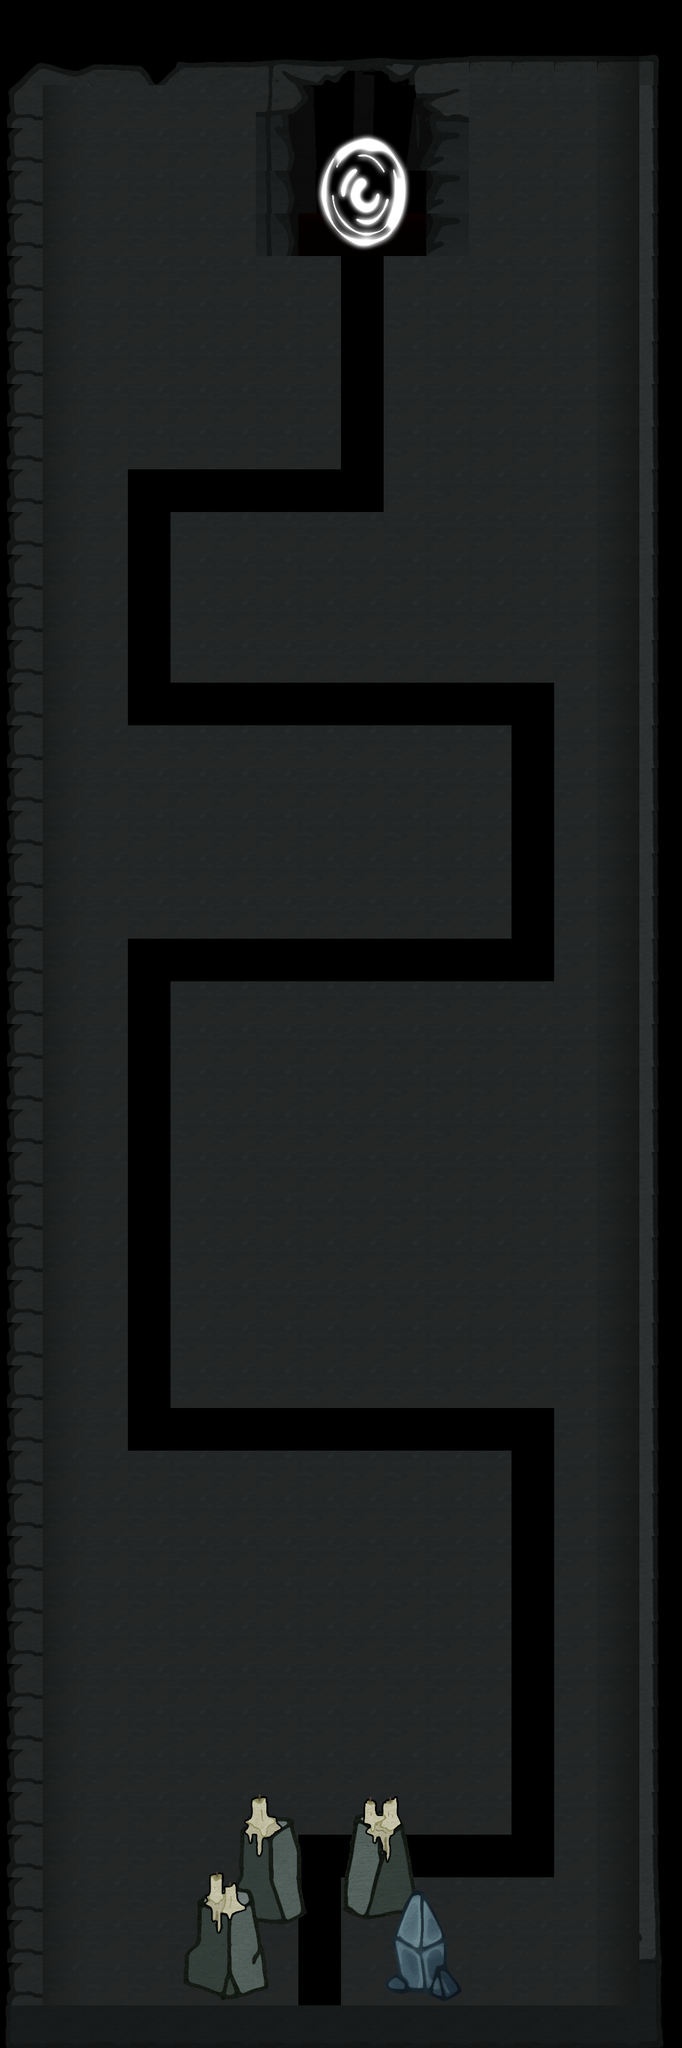

The image is a tile-based game level rendered from a .tmx file. Its description and complete source (layers, tilesets, objects, tile grids) follow:
An orthogonal 16x48 tile map with 64x64 px tiles, 2 tile layers (Movable, Objects), 2 tilesets.

<map version="1.2" tiledversion="1.2.4" orientation="orthogonal" renderorder="right-down" width="16" height="48" tilewidth="64" tileheight="64" infinite="0" nextlayerid="9" nextobjectid="13">
 <tileset firstgid="1" source="ground1.tsx" />
 <tileset firstgid="1281" source="один.tsx" />
 <layer id="6" name="Movable" width="16" height="48">
  <data encoding="csv">
0,0,0,0,0,0,0,0,0,0,0,0,0,0,0,0,
1881,1882,1883,1884,1885,1886,1887,1888,1889,1890,1891,1897,1897,1897,1897,1898,
1921,343,343,343,343,343,1927,1928,1929,1930,1931,343,343,343,343,2338,
1921,343,343,343,343,343,1967,1968,1969,1970,1971,343,343,343,343,2338,
1921,343,343,343,343,343,1967,1968,1968,1968,1971,343,343,343,343,2338,
1921,343,343,343,343,343,1967,1335,1336,1336,1971,343,343,343,343,2338,
1921,343,343,343,343,343,343,343,143,343,343,343,343,343,343,2338,
1921,343,343,343,343,343,343,343,143,343,343,343,343,343,343,2338,
1921,343,343,343,343,343,343,343,143,343,343,343,343,343,343,2338,
1921,343,343,343,343,343,343,343,143,343,343,343,343,343,343,2338,
1921,343,343,343,343,343,343,343,143,343,343,343,343,343,343,2338,
1921,343,343,143,143,143,143,143,143,343,343,343,343,343,343,2338,
1921,343,343,143,343,343,343,343,343,343,343,343,343,343,343,2338,
1921,343,343,143,343,343,343,343,343,343,343,343,343,343,343,2338,
1921,343,343,143,343,343,343,343,343,343,343,343,343,343,343,2338,
1921,343,343,143,343,343,343,343,343,343,343,343,343,343,343,2338,
1921,343,343,143,143,143,143,143,143,143,143,143,143,343,343,2338,
1921,343,343,343,343,343,343,343,343,343,343,343,143,343,343,2338,
1921,343,343,343,343,343,343,343,343,343,343,343,143,343,343,2338,
1921,343,343,343,343,343,343,343,343,343,343,343,143,343,343,2338,
1921,343,343,343,343,343,343,343,343,343,343,343,143,343,343,2338,
1921,343,343,343,343,343,343,343,343,343,343,343,143,343,343,2338,
1921,343,343,143,143,143,143,143,143,143,143,143,143,343,343,2338,
1921,343,343,143,343,343,343,343,343,343,343,343,343,343,343,2338,
1921,343,343,143,343,343,343,343,343,343,343,343,343,343,343,2338,
1921,343,343,143,343,343,343,343,343,343,343,343,343,343,343,2338,
1921,343,343,143,343,343,343,343,343,343,343,343,343,343,343,2338,
1921,343,343,143,343,343,343,343,343,343,343,343,343,343,343,2338,
1921,343,343,143,343,343,343,343,343,343,343,343,343,343,343,2338,
1921,343,343,143,343,343,343,343,343,343,343,343,343,343,343,2338,
1921,343,343,143,343,343,343,343,343,343,343,343,343,343,343,2338,
1921,343,343,143,343,343,343,343,343,343,343,343,343,343,343,2338,
1921,343,343,143,343,343,343,343,343,343,343,343,343,343,343,2338,
1921,343,343,143,143,143,143,143,143,143,143,143,143,343,343,2338,
1921,343,343,343,343,343,343,343,343,343,343,343,143,343,343,2338,
1921,343,343,343,343,343,343,343,343,343,343,343,143,343,343,2338,
1921,343,343,343,343,343,343,343,343,343,343,343,143,343,343,2338,
1921,343,343,343,343,343,343,343,343,343,343,343,143,343,343,2338,
1921,343,343,343,343,343,343,343,343,343,343,343,143,343,343,2338,
1921,343,343,343,343,343,343,343,343,343,343,343,143,343,343,2338,
1921,343,343,343,343,343,343,343,343,343,343,343,143,343,343,2338,
1921,343,343,343,343,343,343,343,343,343,343,343,143,343,343,2338,
1921,343,343,343,343,343,343,343,343,343,343,343,143,343,343,2338,
1921,343,343,343,343,343,343,143,143,143,143,143,143,343,343,2338,
1921,343,343,343,343,343,343,143,343,343,343,343,343,343,343,2378,
1921,343,343,343,343,343,343,143,343,343,343,343,343,343,343,2418,
1921,343,343,343,343,343,343,143,343,343,343,343,343,343,343,2458,
2481,2482,2482,2482,2482,2482,2482,2482,2482,2482,2482,2482,2482,2482,2482,2498
</data>
 </layer>
 <layer id="8" name="Objects" width="16" height="48">
  <data encoding="csv">
0,0,0,0,0,0,0,0,0,0,0,0,0,0,0,0,
0,0,0,0,0,0,0,0,0,0,0,0,0,0,775,0,
0,764,0,0,0,0,0,0,0,0,0,0,0,0,815,0,
0,764,0,0,0,0,0,23,24,25,0,0,0,0,855,0,
0,804,0,0,0,0,0,63,64,65,0,0,0,0,895,0,
0,844,0,0,0,0,0,103,104,105,0,0,0,0,935,0,
0,884,0,0,0,0,0,0,0,0,0,0,0,0,975,0,
0,924,0,0,0,0,0,0,0,0,0,0,0,0,1015,0,
0,964,0,0,0,0,0,0,0,0,0,0,0,0,1055,0,
0,1004,0,0,0,0,0,0,0,0,0,0,0,0,1055,0,
0,1044,0,0,0,0,0,0,0,0,0,0,0,0,1055,0,
0,1044,0,0,0,0,0,0,0,0,0,0,0,0,1055,0,
0,1044,0,0,0,0,0,0,0,0,0,0,0,0,1055,0,
0,1044,0,0,0,0,0,0,0,0,0,0,0,0,1055,0,
0,1044,0,0,0,0,0,0,0,0,0,0,0,0,1055,0,
0,1044,0,0,0,0,0,0,0,0,0,0,0,0,1055,0,
0,1044,0,0,0,0,0,0,0,0,0,0,0,0,1055,0,
0,1044,0,0,0,0,0,0,0,0,0,0,0,0,1055,0,
0,1044,0,0,0,0,0,0,0,0,0,0,0,0,1055,0,
0,1044,0,0,0,0,0,0,0,0,0,0,0,0,1055,0,
0,1044,0,0,0,0,0,0,0,0,0,0,0,0,1055,0,
0,1044,0,0,0,0,0,0,0,0,0,0,0,0,1055,0,
0,1044,0,0,0,0,0,0,0,0,0,0,0,0,1055,0,
0,1044,0,0,0,0,0,0,0,0,0,0,0,0,1055,0,
0,1044,0,0,0,0,0,0,0,0,0,0,0,0,1055,0,
0,1044,0,0,0,0,0,0,0,0,0,0,0,0,1055,0,
0,1044,0,0,0,0,0,0,0,0,0,0,0,0,1055,0,
0,1044,0,0,0,0,0,0,0,0,0,0,0,0,1055,0,
0,884,0,0,0,0,0,0,0,0,0,0,0,0,1055,0,
0,924,0,0,0,0,0,0,0,0,0,0,0,0,1055,0,
0,964,0,0,0,0,0,0,0,0,0,0,0,0,1055,0,
0,1004,0,0,0,0,0,0,0,0,0,0,0,0,1055,0,
0,1044,0,0,0,0,0,0,0,0,0,0,0,0,1055,0,
0,1044,0,0,0,0,0,0,0,0,0,0,0,0,1055,0,
0,1044,0,0,0,0,0,0,0,0,0,0,0,0,1055,0,
0,1044,0,0,0,0,0,0,0,0,0,0,0,0,1055,0,
0,1044,0,0,0,0,0,0,0,0,0,0,0,0,1055,0,
0,1044,0,0,0,0,0,0,0,0,0,0,0,0,1055,0,
0,1044,0,0,0,0,0,0,0,0,0,0,0,0,1055,0,
0,1044,0,0,0,0,0,0,0,0,0,0,0,0,775,0,
0,1044,0,0,0,0,0,0,0,0,0,0,0,0,815,0,
0,1044,0,0,0,0,0,0,0,0,0,0,0,0,855,0,
0,1044,0,0,659,660,661,662,663,664,665,666,0,0,895,0,
0,1044,0,0,699,700,701,702,703,704,705,706,0,0,935,0,
0,1044,0,0,739,740,741,742,743,744,745,746,0,0,975,0,
0,1044,0,0,779,780,781,782,783,784,785,786,0,0,1015,0,
0,1044,0,0,819,820,821,822,823,824,825,826,0,0,1055,0,
0,0,0,0,0,0,0,0,0,0,0,0,0,0,0,0
</data>
 </layer>
</map>
